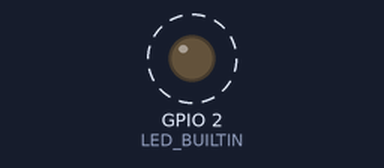
Simulated run of this sketch. Board: ESP32. Shown: output pins drawn as LEDs (lit = HIGH). Dashed ring = blinking. What the sketch prints to the serial monitor is not drawn. At 5.0 s the program puts the board to deep sleep or switches it off; the recording ends there.

Above: at 0.2 s.
Timing chart, 0 to 3.0 s (numbered marks = the images above):
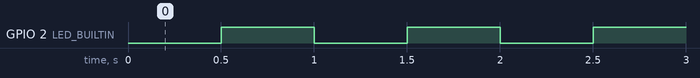

The sketch:

esp8266_demo.ino
```cpp
// demo of deepsleep mode
// Board: Generic ESP8266 Module (ESP8266EX)

// Wiring (ESP8266): D0(GPIO16) -> RST

const uint32_t RTC_MEMORY_OFFSET = 0;
const uint32_t RTC_MEMORY_MAGIC = 0xDEEF51EE;

uint32_t wakeupcount = 0;

void setup() {
  Serial.begin(115200);

  uint32_t rtcData[2] = {0, 0};
  if (ESP.rtcUserMemoryRead(RTC_MEMORY_OFFSET, rtcData, sizeof(rtcData)) &&
      rtcData[0] == RTC_MEMORY_MAGIC) {
    wakeupcount = rtcData[1];
  }

  Serial.println("Woke up");
  Serial.print("Completed deep sleep cycles: ");
  Serial.println(wakeupcount);

  pinMode(LED_BUILTIN, OUTPUT);
  digitalWrite(LED_BUILTIN, HIGH);
}

void loop() {
  // Blink the LED for 5 seconds, twice per second, then sleep for 1 minute.
  for (int i = 0; i < 10; i++) {
    digitalWrite(LED_BUILTIN, !digitalRead(LED_BUILTIN));
    delay(500);
  }

  // Count this cycle before sleeping so the updated value is available after
  // the ESP8266 wakes up and starts setup() again.
  wakeupcount++;
  uint32_t rtcData[2] = {RTC_MEMORY_MAGIC, wakeupcount};
  if (!ESP.rtcUserMemoryWrite(RTC_MEMORY_OFFSET, rtcData, sizeof(rtcData))) {
    Serial.println("Could not save deep sleep cycle count");
  }

  ESP.deepSleep(60e6);
}
```

Measured:
- by itself, GPIO 2 (LED_BUILTIN): alternates HIGH for 0.50 s and LOW for 0.50 s
